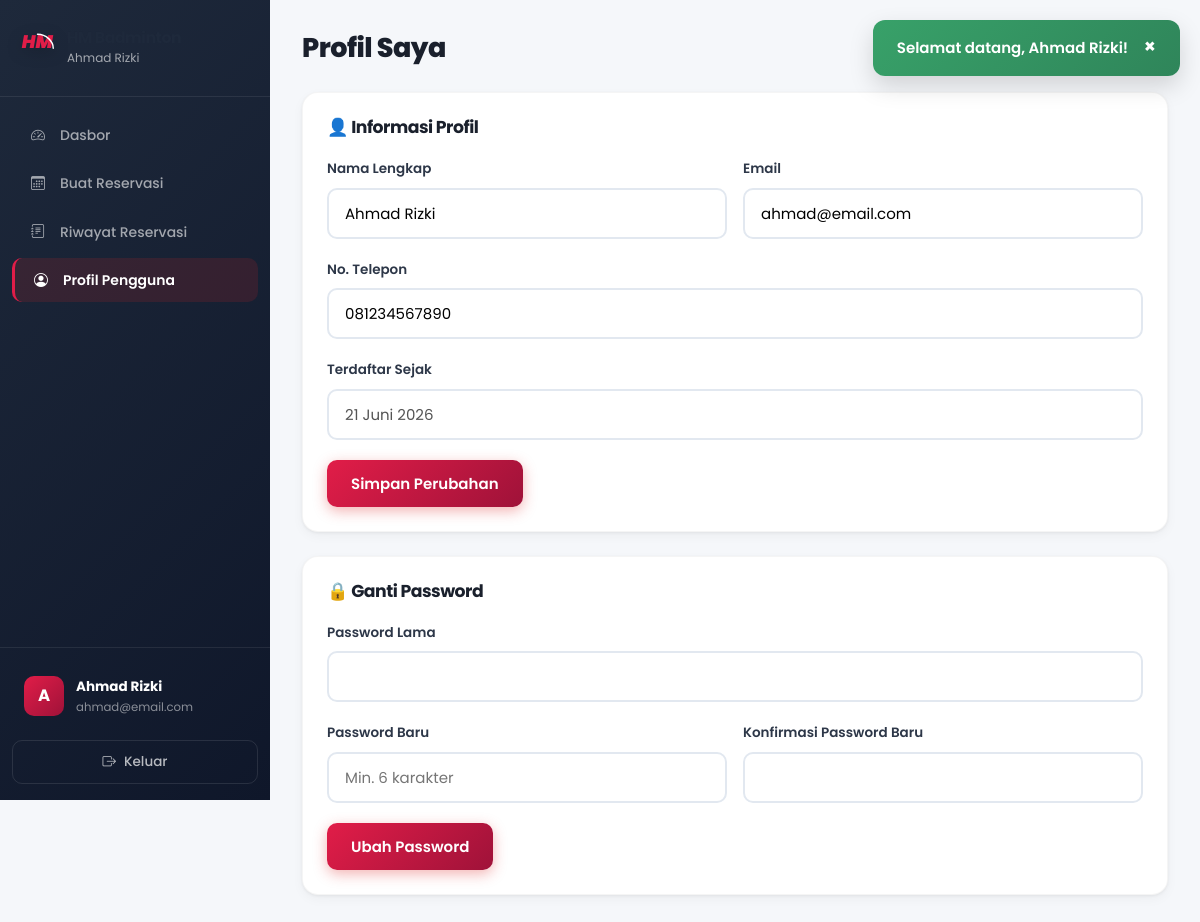
/pelanggan/profil.php (signed in), run on the app's committed database.
### tables this page shows
CREATE TABLE IF NOT EXISTS users (
    id INT AUTO_INCREMENT PRIMARY KEY,
    nama VARCHAR(100) NOT NULL COMMENT 'Nama lengkap',
    email VARCHAR(100) UNIQUE NOT NULL COMMENT 'Email untuk login',
    password VARCHAR(255) NOT NULL COMMENT 'Password terenkripsi bcrypt',
    no_telepon VARCHAR(20) NOT NULL COMMENT 'Nomor WhatsApp/telepon',
    role ENUM('user', 'admin', 'owner') DEFAULT 'user' COMMENT 'user=pelanggan, admin=admin cabang, owner=pemilik',
    cabang_id INT DEFAULT NULL COMMENT 'Cabang yang dikelola (khusus admin)',
    is_active TINYINT(1) DEFAULT 1 COMMENT '1=aktif, 0=nonaktif',
    foto VARCHAR(255) DEFAULT NULL COMMENT 'Path foto profil',
    created_at TIMESTAMP DEFAULT CURRENT_TIMESTAMP COMMENT 'Tanggal registrasi',
    
    INDEX idx_email (email),
    INDEX idx_role (role)
);

### config/functions.php (called while the page is built, shortened)
<?php
function getUserById($id) {
    $db = getDB();
    $stmt = $db->prepare("SELECT * FROM users WHERE id = ?");
    $stmt->execute([$id]);
    return $stmt->fetch();
}
function formatTanggal($tanggal) {
    $bulan = ['','Januari','Februari','Maret','April','Mei','Juni','Juli','Agustus','September','Oktober','November','Desember'];
    $t = explode('-', substr($tanggal, 0, 10));
    return (int)$t[2] . ' ' . $bulan[(int)$t[1]] . ' ' . $t[0];
}
?>

### pelanggan/profil.php (the view, shortened to what this page needs)
<?php
$user = getUserById($_SESSION['user_id']);
require_once __DIR__ . '/../includes/header.php';
?>
<div class="dashboard-layout">
    <?php require_once __DIR__ . '/../includes/sidebar_pelanggan.php'; ?>
    <main class="main-content">
        <header class="page-header">
            <h1>Profil Saya</h1>
        </header>
        <div class="content-section">
            <h2>👤 Informasi Profil</h2>
            <form method="POST">
                <div class="form-row">
                    <div class="form-group">
                        <label>Nama Lengkap</label>
                        <input type="text" name="nama" required value="<?php echo htmlspecialchars($user['nama']); ?>">
                    </div>
                    <div class="form-group">
                        <label>Email</label>
                        <input type="email" name="email" required value="<?php echo htmlspecialchars($user['email']); ?>">
                    </div>
                </div>
                <div class="form-group">
                    <label>No. Telepon</label>
                    <input type="tel" name="no_telepon" required value="<?php echo htmlspecialchars($user['no_telepon']); ?>">
                </div>
                <div class="form-group">
                    <label>Terdaftar Sejak</label>
                    <input type="text" disabled value="<?php echo formatTanggal(substr($user['created_at'], 0, 10)); ?>">
                </div>
                <button type="submit" name="update_profil" class="btn btn-primary">Simpan Perubahan</button>
            </form>
        </div>
        <div class="content-section">
            <h2>🔒 Ganti Password</h2>
            <form method="POST">
                <div class="form-group">
                    <label>Password Lama</label>
                    <input type="password" name="current_password" required>
                </div>
                <div class="form-row">
                    <div class="form-group">
                        <label>Password Baru</label>
                        <input type="password" name="new_password" required placeholder="Min. 6 karakter">
                    </div>
                    <div class="form-group">
                        <label>Konfirmasi Password Baru</label>
                        <input type="password" name="confirm_password" required>
                    </div>
                </div>
                <button type="submit" name="ganti_password" class="btn btn-primary">Ubah Password</button>
            </form>
        </div>
    </main>
</div>
<?php require_once __DIR__ . '/../includes/footer.php'; ?>

### assets/css/design-system.css (style rules this page uses)
:root { --primary: #E11D48; --primary-dark: #BE123C; --primary-light: #FFE4E6; --primary-50: #FFF1F2; --primary-100: #FFE4E6; --primary-200: #FECDD3; --primary-500: #F43F5E; --primary-600: #E11D48; --primary-700: #BE123C; --primary-800: #9F1239; --primary-900: #881337; --secondary: #0F172A; --secondary-dark: #020617; --secondary-light: #1E293B; --secondary-50: #F8FAFC; --secondary-100: #F1F5F9; --secondary-200: #E2E8F0; --secondary-300: #CBD5E1; --secondary-400: #94A3B8; --secondary-500: #64748B; --secondary-600: #475569; --secondary-700: #334155; --secondary-800: #1E293B; --secondary-900: #0F172A; --accent: #FFB300; --accent-dark: #D97706; --accent-light: #FEF3C7; --success: #16A34A; --success-light: #DCFCE7; --success-dark: #15803D; --warning: #F59E0B; --warning-light: #FEF3C7; --warning-dark: #D97706; --danger: #DC2626; --danger-light: #FEE2E2; --danger-dark: #B91C1C; --info: #2563EB; --info-light: #DBEAFE; --info-dark: #1D4ED8; --bg-body: #F8FAFC; --bg-surface: #FFFFFF; --bg-surface-hover: #F1F5F9; --bg-muted: #F1F5F9; --bg-overlay: rgba(15, 23, 42, 0.6); --text-primary: #1E293B; --text-secondary: #64748B; --text-muted: #94A3B8; --text-inverse: #FFFFFF; --text-link: #DC2626; --border: #E2E8F0; --border-light: #F1F5F9; --border-dark: #CBD5E1; --border-focus: #DC2626; --shadow-xs: 0 1px 2px rgba(0, 0, 0, 0.05); --shadow-sm: 0 1px 3px rgba(0, 0, 0, 0.06), 0 1px 2px rgba(0, 0, 0, 0.04); --shadow-md: 0 4px 6px -1px rgba(0, 0, 0, 0.07), 0 2px 4px -2px rgba(0, 0, 0, 0.05); --shadow-lg: 0 10px 15px -3px rgba(0, 0, 0, 0.08), 0 4px 6px -4px rgba(0, 0, 0, 0.04); --shadow-xl: 0 20px 25px -5px rgba(0, 0, 0, 0.1), 0 8px 10px -6px rgba(0, 0, 0, 0.04); --shadow-2xl: 0 25px 50px -12px rgba(0, 0, 0, 0.2); --shadow-primary: 0 4px 14px rgba(220, 38, 38, 0.35); --shadow-card: 0 1px 3px rgba(0, 0, 0, 0.06), 0 4px 12px rgba(0, 0, 0, 0.04); --radius-sm: 6px; --radius-md: 10px; --radius-lg: 14px; --radius-xl: 20px; --radius-2xl: 24px; --radius-full: 9999px; --space-1: 4px; --space-2: 8px; --space-3: 12px; --space-4: 16px; --space-5: 20px; --space-6: 24px; --space-8: 32px; --space-10: 40px; --space-12: 48px; --space-16: 64px; --space-20: 80px; --font-sans: 'Poppins', 'Inter', 'Nunito Sans', 'Segoe UI', system-ui, -apple-system, sans-serif; --font-mono: 'JetBrains Mono', 'Fira Code', 'Courier New', monospace; --fw-light: 300; --fw-regular: 400; --fw-medium: 500; --fw-semibold: 600; --fw-bold: 700; --fw-extrabold: 800; --fw-black: 900; --fs-caption: 0.75rem; --fs-small: 0.8125rem; --fs-body: 0.9375rem; --fs-body-lg: 1rem; --fs-nav: 0.9rem; --fs-button: 0.9375rem; --fs-h4: 1.125rem; --fs-h3: 1.25rem; --fs-h2: 1.5rem; --fs-h1: 2rem; --fs-display: 2.5rem; --fs-display-lg: 3.5rem; --lh-tight: 1.2; --lh-snug: 1.375; --lh-normal: 1.6; --lh-relaxed: 1.75; --ls-tight: -0.5px; --ls-normal: 0; --ls-wide: 0.5px; --ls-wider: 1px; --transition-fast: 0.15s ease; --transition-base: 0.2s ease; --transition-smooth: 0.3s cubic-bezier(0.4, 0, 0.2, 1); --transition-bounce: 0.4s cubic-bezier(0.16, 1, 0.3, 1); --z-dropdown: 50; --z-sticky: 100; --z-fixed: 200; --z-overlay: 300; --z-modal: 400; --z-popover: 500; --z-toast: 600; --gradient-primary: linear-gradient(135deg, #E11D48 0%, #9F1239 100%); --gradient-secondary: linear-gradient(135deg, #1E293B 0%, #0F172A 100%); --gradient-accent: linear-gradient(135deg, #FFB300 0%, #D97706 100%); --gradient-hero: linear-gradient(135deg, #E11D48 0%, #881337 100%); --gradient-sidebar: linear-gradient(180deg, #1E293B 0%, #0F172A 100%); --gradient-success: linear-gradient(135deg, #10B981, #047857); --gradient-danger: linear-gradient(135deg, #EF4444, #C084FC); }
*, *::before, *::after { box-sizing: border-box; }
html { scroll-behavior: smooth; -webkit-text-size-adjust: 100%; }
body { font-family: var(--font-sans); font-size: var(--fs-body); font-weight: var(--fw-regular); line-height: var(--lh-normal); color: var(--text-primary); background-color: var(--bg-body); -webkit-font-smoothing: antialiased; -moz-osx-font-smoothing: grayscale; }
h1, h2, h3, h4, h5, h6 { font-family: var(--font-sans); font-weight: var(--fw-bold); line-height: var(--lh-tight); letter-spacing: var(--ls-tight); color: var(--text-primary); }
h1, .h1 { font-size: var(--fs-h1); font-weight: var(--fw-extrabold); }
h2, .h2 { font-size: var(--fs-h2); font-weight: var(--fw-bold); }

### data on the page
users: nama "Ahmad Rizki", email "ahmad@email.com", no_telepon "081234567890", created_at "21 Juni 2026"

### other printed values
$flash['message'] "Selamat datang, Ahmad Rizki!"
$_SESSION['nama'] "Ahmad Rizki"
substr($_SESSION['nama'], 0, 1) "A"
$_SESSION['email'] "ahmad@email.com"
